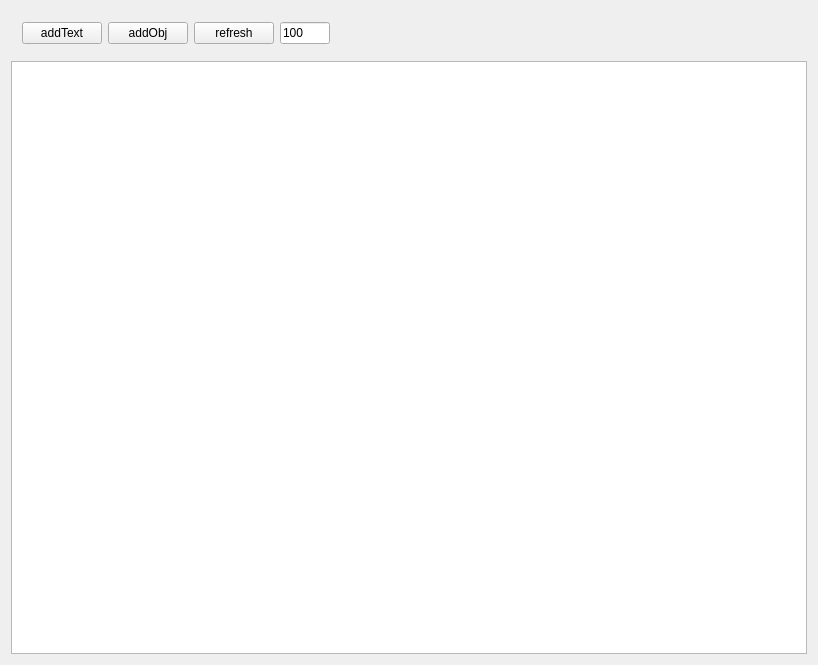
<?xml version="1.0" encoding="UTF-8"?>
<ui version="4.0">
 <class>TestGraphicsViewClass</class>
 <widget class="QWidget" name="TestGraphicsViewClass">
  <property name="geometry">
   <rect>
    <x>0</x>
    <y>0</y>
    <width>818</width>
    <height>665</height>
   </rect>
  </property>
  <property name="windowTitle">
   <string>TestGraphicsView</string>
  </property>
  <layout class="QVBoxLayout" name="verticalLayout">
   <item>
    <widget class="QWidget" name="widget" native="true">
     <layout class="QHBoxLayout" name="horizontalLayout">
      <item>
       <widget class="QPushButton" name="pushButtonAddText">
        <property name="text">
         <string>addText</string>
        </property>
       </widget>
      </item>
      <item>
       <widget class="QPushButton" name="pushButtonAddObj">
        <property name="text">
         <string>addObj</string>
        </property>
       </widget>
      </item>
      <item>
       <widget class="QPushButton" name="pushButtonRefresh">
        <property name="text">
         <string>refresh</string>
        </property>
       </widget>
      </item>
      <item>
       <widget class="QLineEdit" name="lineEditScale">
        <property name="maximumSize">
         <size>
          <width>50</width>
          <height>16777215</height>
         </size>
        </property>
        <property name="text">
         <string>100</string>
        </property>
       </widget>
      </item>
      <item>
       <spacer name="horizontalSpacer">
        <property name="orientation">
         <enum>Qt::Horizontal</enum>
        </property>
        <property name="sizeHint" stdset="0">
         <size>
          <width>40</width>
          <height>20</height>
         </size>
        </property>
       </spacer>
      </item>
     </layout>
    </widget>
   </item>
   <item>
    <widget class="MyGraphicsView" name="graphicsView"/>
   </item>
  </layout>
 </widget>
 <layoutdefault spacing="6" margin="11"/>
 <customwidgets>
  <customwidget>
   <class>MyGraphicsView</class>
   <extends>QGraphicsView</extends>
   <header>MyGraphicsView.h</header>
  </customwidget>
 </customwidgets>
 <resources>
  <include location="TestGraphicsView.qrc"/>
 </resources>
 <connections/>
</ui>
